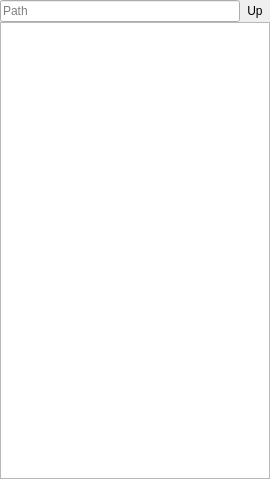
<?xml version="1.0" encoding="UTF-8"?>
<ui version="4.0">
 <class>DirectorySelector</class>
 <widget class="QWidget" name="DirectorySelector">
  <property name="geometry">
   <rect>
    <x>0</x>
    <y>0</y>
    <width>270</width>
    <height>479</height>
   </rect>
  </property>
  <property name="windowTitle">
   <string>Form</string>
  </property>
  <layout class="QVBoxLayout" name="verticalLayout">
   <property name="spacing">
    <number>0</number>
   </property>
   <property name="margin">
    <number>0</number>
   </property>
   <item>
    <layout class="QHBoxLayout" name="horizontalLayout">
     <property name="spacing">
      <number>0</number>
     </property>
     <item>
      <widget class="QLineEdit" name="location">
       <property name="placeholderText">
        <string>Path</string>
       </property>
      </widget>
     </item>
     <item>
      <widget class="QToolButton" name="dirUp">
       <property name="text">
        <string>Up</string>
       </property>
       <property name="iconSize">
        <size>
         <width>22</width>
         <height>22</height>
        </size>
       </property>
       <property name="autoRaise">
        <bool>true</bool>
       </property>
      </widget>
     </item>
    </layout>
   </item>
   <item>
    <widget class="QTreeView" name="directories">
     <property name="contextMenuPolicy">
      <enum>Qt::CustomContextMenu</enum>
     </property>
     <property name="iconSize">
      <size>
       <width>22</width>
       <height>22</height>
      </size>
     </property>
     <property name="animated">
      <bool>true</bool>
     </property>
     <attribute name="headerVisible">
      <bool>false</bool>
     </attribute>
     <attribute name="headerMinimumSectionSize">
      <number>21</number>
     </attribute>
    </widget>
   </item>
  </layout>
 </widget>
 <resources/>
 <connections>
  <connection>
   <sender>directories</sender>
   <signal>clicked(QModelIndex)</signal>
   <receiver>DirectorySelector</receiver>
   <slot>changePath(QModelIndex)</slot>
   <hints>
    <hint type="sourcelabel">
     <x>134</x>
     <y>251</y>
    </hint>
    <hint type="destinationlabel">
     <x>134</x>
     <y>239</y>
    </hint>
   </hints>
  </connection>
  <connection>
   <sender>directories</sender>
   <signal>customContextMenuRequested(QPoint)</signal>
   <receiver>DirectorySelector</receiver>
   <slot>showTreeContextMenu(QPoint)</slot>
   <hints>
    <hint type="sourcelabel">
     <x>134</x>
     <y>251</y>
    </hint>
    <hint type="destinationlabel">
     <x>134</x>
     <y>239</y>
    </hint>
   </hints>
  </connection>
  <connection>
   <sender>location</sender>
   <signal>returnPressed()</signal>
   <receiver>DirectorySelector</receiver>
   <slot>changeToTypedPath()</slot>
   <hints>
    <hint type="sourcelabel">
     <x>119</x>
     <y>14</y>
    </hint>
    <hint type="destinationlabel">
     <x>134</x>
     <y>239</y>
    </hint>
   </hints>
  </connection>
  <connection>
   <sender>dirUp</sender>
   <signal>clicked()</signal>
   <receiver>DirectorySelector</receiver>
   <slot>goDirectoryUp()</slot>
   <hints>
    <hint type="sourcelabel">
     <x>253</x>
     <y>12</y>
    </hint>
    <hint type="destinationlabel">
     <x>134</x>
     <y>239</y>
    </hint>
   </hints>
  </connection>
 </connections>
 <slots>
  <slot>setRootIndex(QModelIndex)</slot>
  <slot>changePath(QModelIndex)</slot>
  <slot>changeToTypedPath()</slot>
  <slot>showTreeContextMenu(QPoint)</slot>
  <slot>goDirectoryUp()</slot>
 </slots>
</ui>
